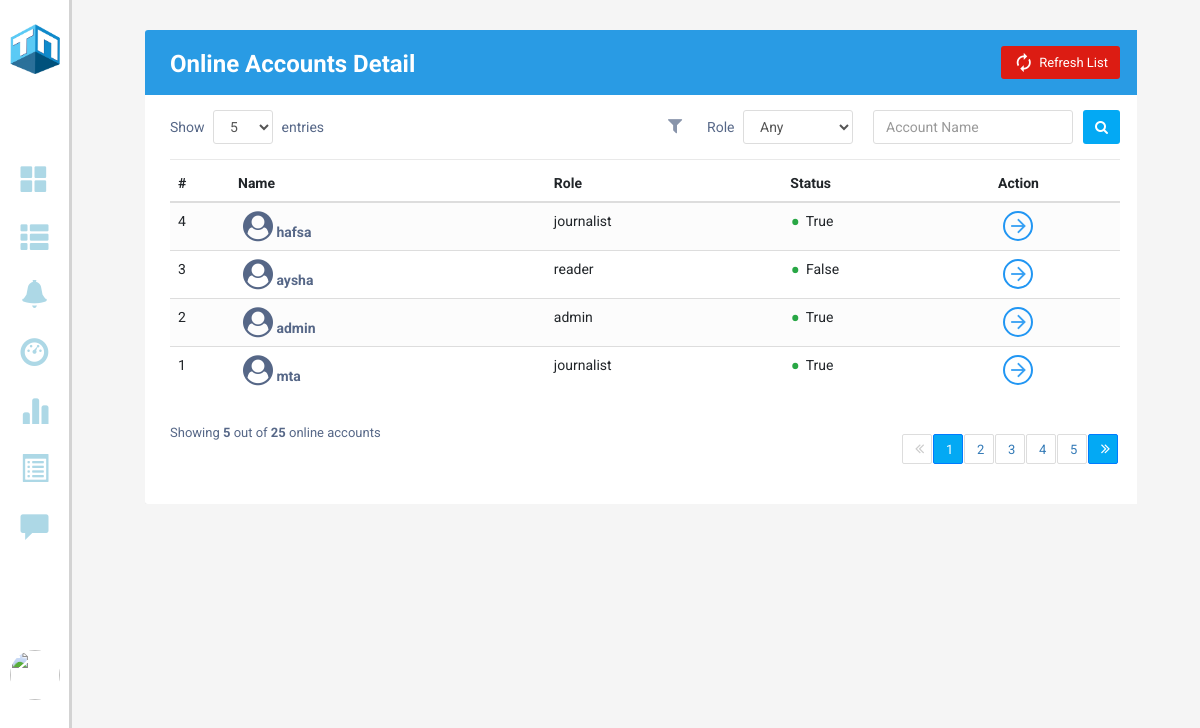
/onlinestatus (signed in), run on an earlier commit of the app's database.
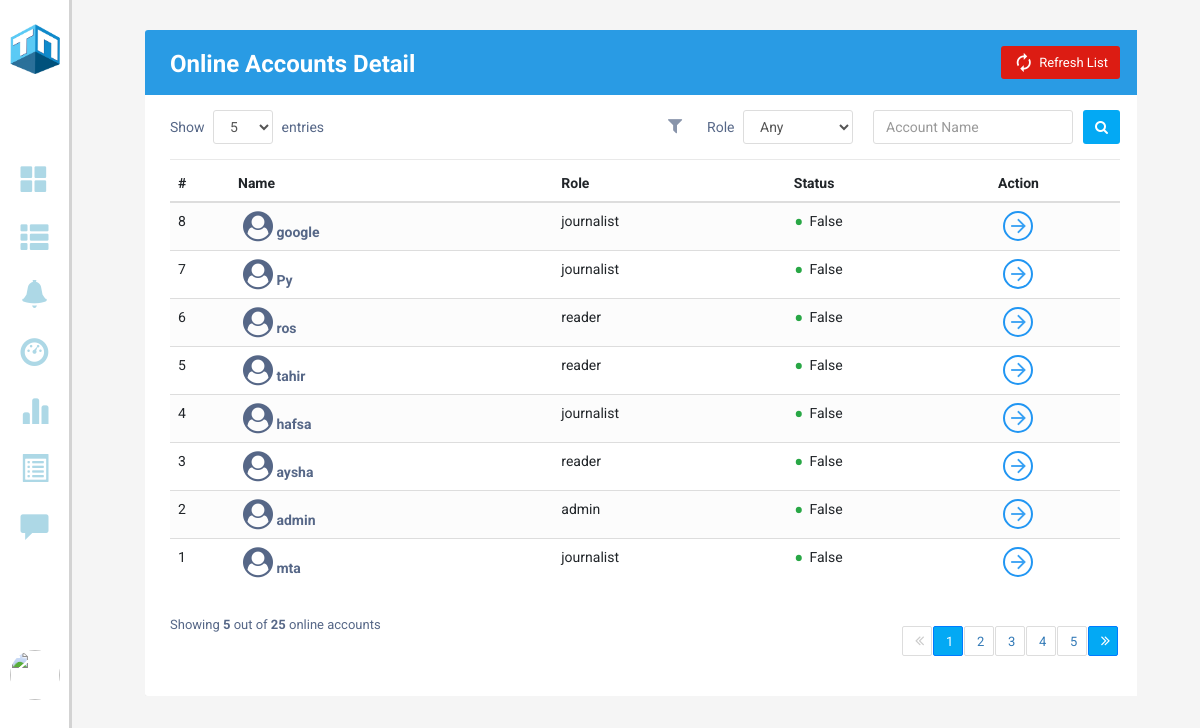
And on a later commit of the database.
### models.py (models this page shows)
class Users(db.Model, UserMixin):
    id = db.Column(db.Integer,  primary_key = True, nullable = False)
    email = Column(String, nullable=False, unique = True)
    username = Column(String, nullable=False)
    role = Column(String, nullable=False)
    password = Column(String, nullable=False)
    profile_pic = Column(BLOB, nullable=False)
    mimetype = Column(String, nullable=False)
    status = Column(Boolean, nullable=False)
    created_at = Column(DateTime, server_default = func.now(), nullable=False)
    updated_at = Column(DateTime, server_default = func.now(), server_onupdate = func.now(), nullable=False)
    poster = db.relationship('Posts', backref=backref('poster'), cascade = 'all, delete')
    reporter = db.relationship('Reports', backref=backref('reporter'), cascade = 'all, delete')
    bookmarker = db.relationship('Bookmarks', backref=backref('bookmarker'), cascade = 'all, delete')
    notifier = db.relationship('Notifications', backref=backref('notifier'), cascade = 'all, delete')

### app.py (the view)
@app.route('/onlinestatus')
@login_required
def get_online_users():
    print(current_user.is_active)
    users = Users.query.order_by(Users.id.desc()).all()
    return render_template("OnlineStatus.html", users = users)

### app.py (called while the page is built)
@login_manager.user_loader
def load_user(user_id):
    return Users.query.get(int(user_id))

### templates/OnlineStatus.html (shortened to what this page needs)
<!DOCTYPE html>
<html lang="en">
<head>
    <link rel="stylesheet" type="text/css" href="/static/style.css">
    <link rel="stylesheet" href="https://stackpath.bootstrapcdn.com/bootstrap/4.5.0/css/bootstrap.min.css">
    <link rel="stylesheet" href="https://maxcdn.bootstrapcdn.com/font-awesome/4.7.0/css/font-awesome.min.css">
    <link rel="stylesheet" href="https://maxcdn.bootstrapcdn.com/bootstrap/3.3.6/css/bootstrap.min.css">
    <link rel="stylesheet" href="https://cdnjs.cloudflare.com/ajax/libs/font-awesome/4.7.0/css/font-awesome.min.css">
    <link rel="stylesheet" href="https://maxcdn.bootstrapcdn.com/bootstrap/3.3.7/css/bootstrap.min.css"
>
</head>
<body>
    <section class="GContent" style="background-color: #f2f3f4">
        {% include 'left_admin_menu.html' %}
        <div class="G1" style="width: 94%;">
            <div class="Gformat" style="width: 100%;">
                <div class="container-xl">
                    <div class="table-responsive">
                        <div class="table-wrapper">
                            <div class="table-title">
                                <div class="row">
                                    <div class="col-sm-4">
                                        <h2 style="color: white;">Online Accounts <b>Detail</b></h2>
                                    </div>
                                    <div class="col-sm-8">
                                        <a href="#" class="btn btn-primary" style="background-color: #DC1C13"><i
                                                class="material-icons">&#xE863;</i> <span>Refresh List</span></a>
                                    </div>
                                </div>
                            </div>
                            <div class="table-filter">
                                <div class="row">
                                    <div class="col-sm-3">
                                        <div class="show-entries">
                                            <span>Show</span>
                                            <select class="form-control">
                                                <option>5</option>
                                            </select>
                                            <span>entries</span>
                                        </div>
                                    </div>
                                    <div class="col-sm-9">
                                        <button type="button" class="btn btn-primary"><i
                                                class="fa fa-search"></i></button>
                                        <div class="filter-group">
                                            <input type="text" class="form-control" placeholder="Account Name">
                                        </div>
                                        <div class="filter-group">
                                            <label>Role</label>
                                            <select class="form-control">
                                                <option>Any</option>
                                            </select>
                                        </div>
                                        <span class="filter-icon"><i class="fa fa-filter"></i></span>
                                    </div>
                                </div>
                            </div>
                            <table class="table table-striped table-hover">
                                <thead>
                                    <tr>
                                        <th>#</th>
                                        <th>Name</th>
                                        <th>Role</th>
                                        <th>Status</th>
                                        <th>Action</th>
                                    </tr>
                                </thead>
                                <tbody>
                                    {% for user in users %}
                                    <tr>
                                        <td>{{user.id}}</td>
                                        <td><a href="#"><i class="fa fa-user-circle" aria-hidden="true"
                                                    style="font-size: 30px;"></i> {{user.username}}</a></td>
                                        <td>{{user.role}}</td>
                                        <td><span class="status text-success">&bull;</span> {{user.status}}</td>
                                        <td><a href="#" class="view" title="View Details" data-toggle="tooltip"><i
                                                    class="material-icons">&#xE5C8;</i></a></td>
                                    </tr>
                                    {% endfor %}
                                </tbody>
                            </table>
                            <div class="clearfix">
                                <div class="hint-text">Showing <b>5</b> out of <b>25</b> online accounts</div>
                                <ul class="pagination">
                                    <li class="page-item disabled"><a href="#"><i class="fa fa-angle-double-left"
                                                style="margin-top: -8px;"></i></a></li>
                                    <li class="page-item active"><a href="#" class="page-link">1</a></li>
                                    <li class="page-item"><a href="#" class="page-link">2</a></li>
                                    <li class="page-item"><a href="#" class="page-link">3</a></li>
                                    <li class="page-item"><a href="#" class="page-link">4</a></li>
                                    <li class="page-item"><a href="#" class="page-link">5</a></li>
                                    <li class="page-item active "><a href="#" class="page-link"><i
                                                class="fa fa-angle-double-right" style="margin-top: -8px;"></i></a></li>
                                </ul>
                            </div>
                        </div>
                    </div>
                </div>
            </div>
        </div>
    </section>
</body>
</html>

### templates/left_admin_menu.html (shortened to what this page needs)
<div class="iconbar" style="background-color: white;">
        <a href="/"><img class="logo" src="/static/Images/navbarLogo.png" style="cursor: pointer;"
                        tooltip-glyph="glyph-tooltip-demo" data-original-title="Home"></a>
        <a href="/Admindashboard"><span class="glyphicon glyphicon glyphicon-th-large icon-size"
                        tooltip-glyph="glyph-tooltip-demo" data-original-title="Dashboard"></span></a><br>
        <a href="/AdminarticleDetails"><span class="glyphicon glyphicon-th-list icon-size"
                        tooltip-glyph="glyph-tooltip-demo" data-original-title="Articles"></span></a><br>
        <a href="/Adminnotification"><span class="glyphicon glyphicon-bell icon-size" tooltip-glyph="glyph-tooltip-demo"
                        data-original-title="Notifications"></span></a><br>
        <a href="/onlinestatus"><span class="glyphicon glyphicon glyphicon-dashboard icon-size"
                        tooltip-glyph="glyph-tooltip-demo" data-original-title="Online_Status"></span></a><br>
        <a href="/Accountdetails"><span class="glyphicon glyphicon glyphicon-stats icon-size"
                        tooltip-glyph="glyph-tooltip-demo" data-original-title="Registeration_Record"></span></a><br>
        <a href="/reportednews"><span class="glyphicon glyphicon-list-alt icon-size" tooltip-glyph="glyph-tooltip-demo"
                        data-original-title="Reported_News"></span></a><br>
        <a href="/reportedComments"><span class="glyphicon glyphicon glyphicon-comment icon-size"
                        tooltip-glyph="glyph-tooltip-demo" data-original-title="Reported_Comments"></span></a><br>
        <div class="nav-item dropdown">
                <a href="#" data-toggle="dropdown" class="user-action"><img class="profile-pic"
                                src="/{{current_user.id}}"></a>
        </div>
</div>

### templates/OnlineStatus.html (style rules this page uses)
body { color: #566787; background: #f5f5f5; font-family: 'Roboto', sans-serif; }

What changed in the data, as far as the page shows it:
added Users: id "8", username "google", role "journalist", status "False"
added Users: id "7", username "Py", role "journalist", status "False"
added Users: id "6", username "ros", role "reader", status "False"
added Users: id "5", username "tahir", role "reader", status "False"
changed Users "hafsa": status "True" → "False"
changed Users "admin": status "True" → "False"
changed Users "mta": status "True" → "False"
